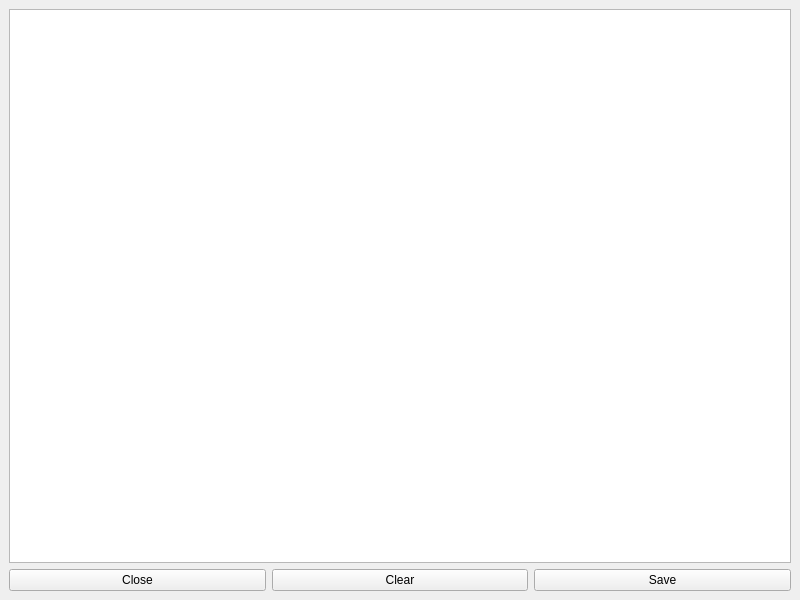
<?xml version="1.0" encoding="UTF-8"?>
<ui version="4.0">
 <class>MainWindow</class>
 <widget class="QMainWindow" name="MainWindow">
  <property name="geometry">
   <rect>
    <x>0</x>
    <y>0</y>
    <width>800</width>
    <height>600</height>
   </rect>
  </property>
  <property name="windowTitle">
   <string>MainWindow</string>
  </property>
  <widget class="QWidget" name="centralwidget">
   <layout class="QGridLayout" name="gridLayout">
    <item row="1" column="0">
     <widget class="QPushButton" name="close_button">
      <property name="text">
       <string>Close</string>
      </property>
     </widget>
    </item>
    <item row="1" column="1">
     <widget class="QPushButton" name="clear_button">
      <property name="text">
       <string>Clear</string>
      </property>
     </widget>
    </item>
    <item row="1" column="2">
     <widget class="QPushButton" name="save_button">
      <property name="text">
       <string>Save</string>
      </property>
     </widget>
    </item>
    <item row="0" column="0" colspan="3">
     <widget class="QTextBrowser" name="log_area"/>
    </item>
   </layout>
  </widget>
 </widget>
 <resources/>
 <connections/>
</ui>
